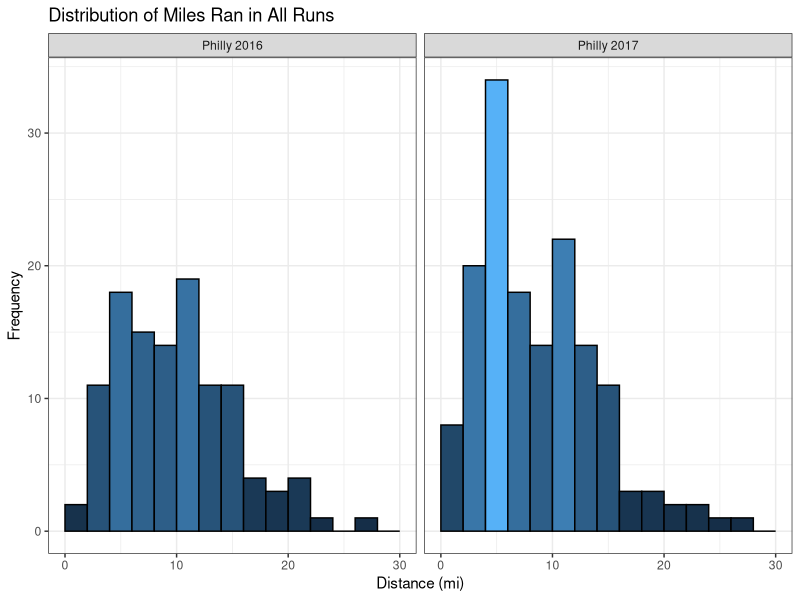
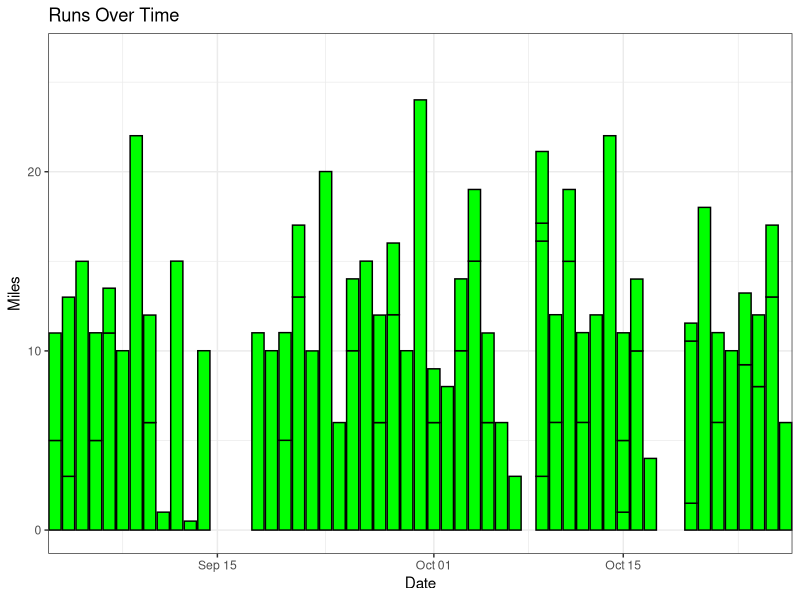
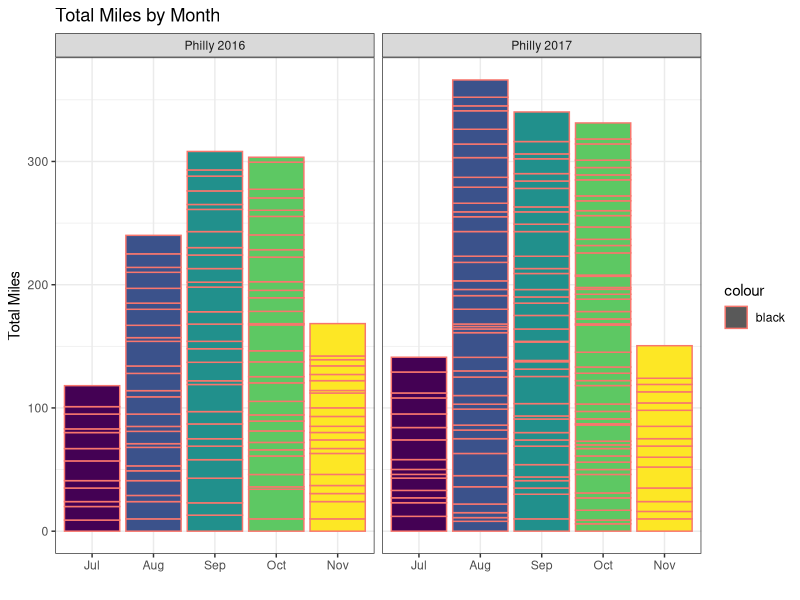
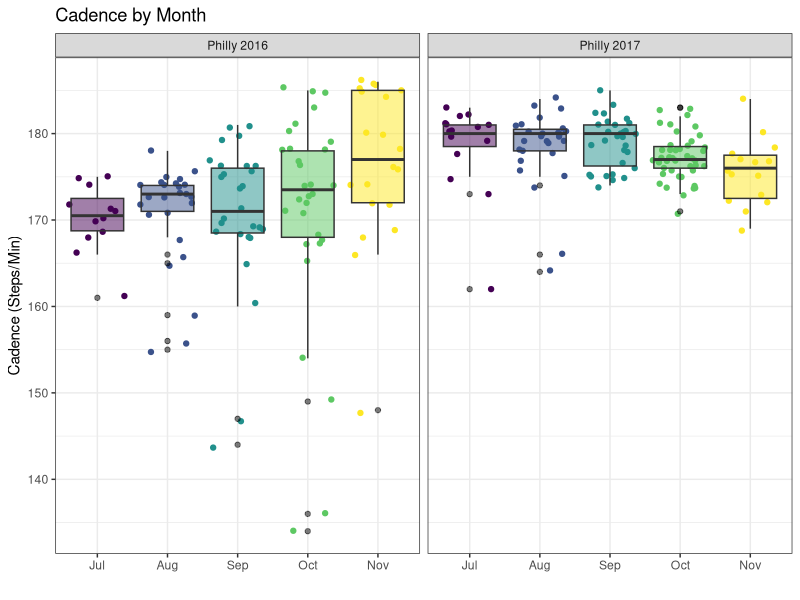
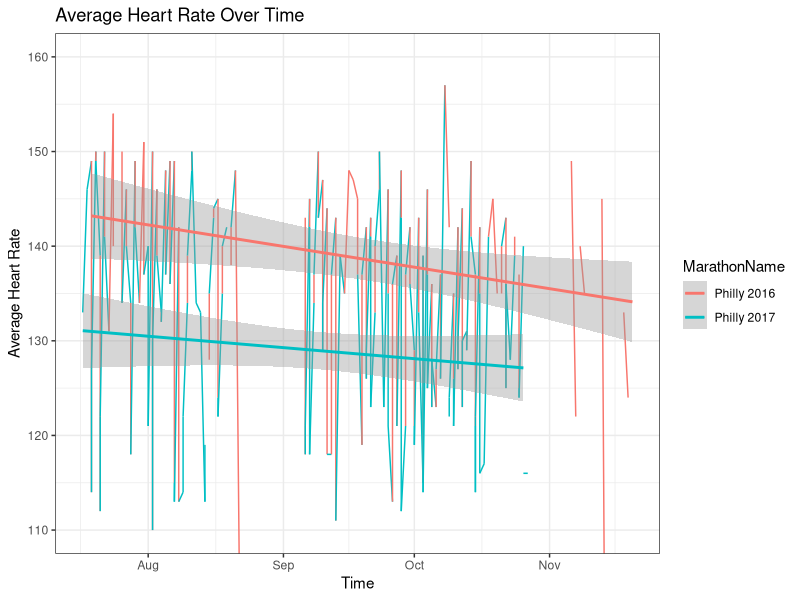
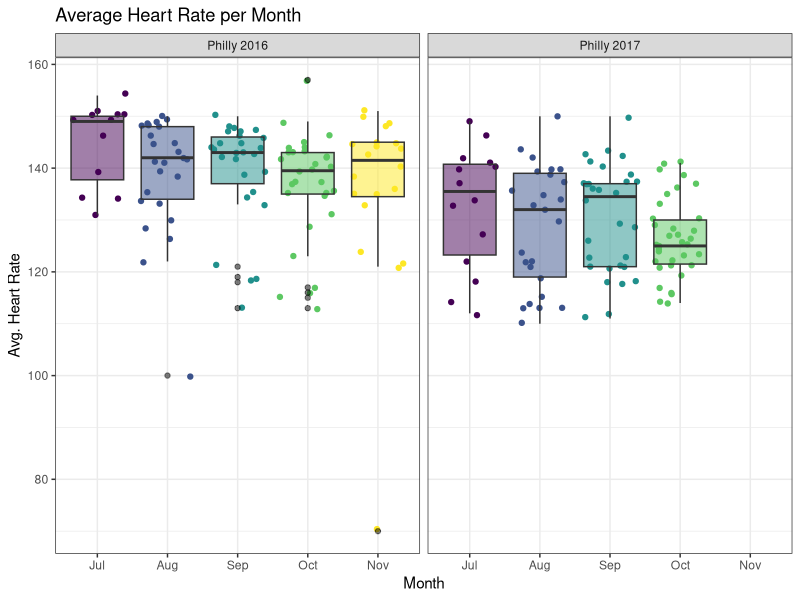
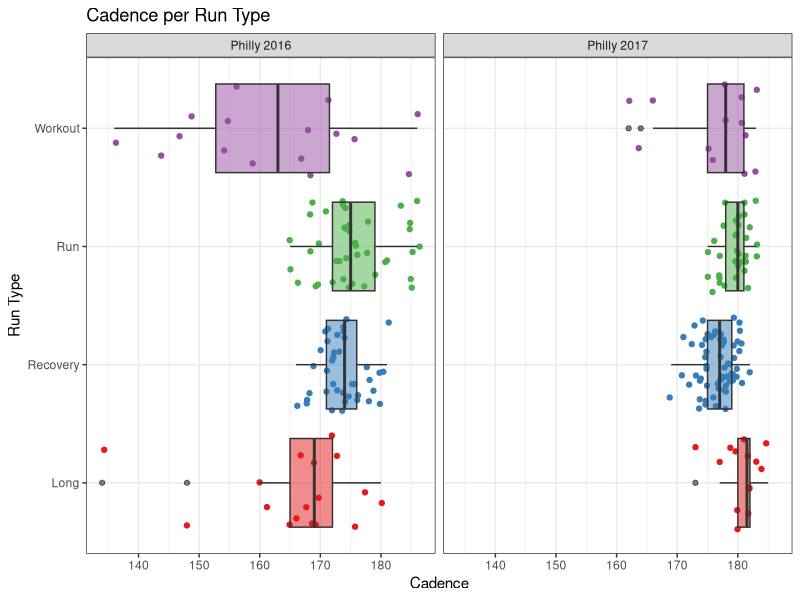
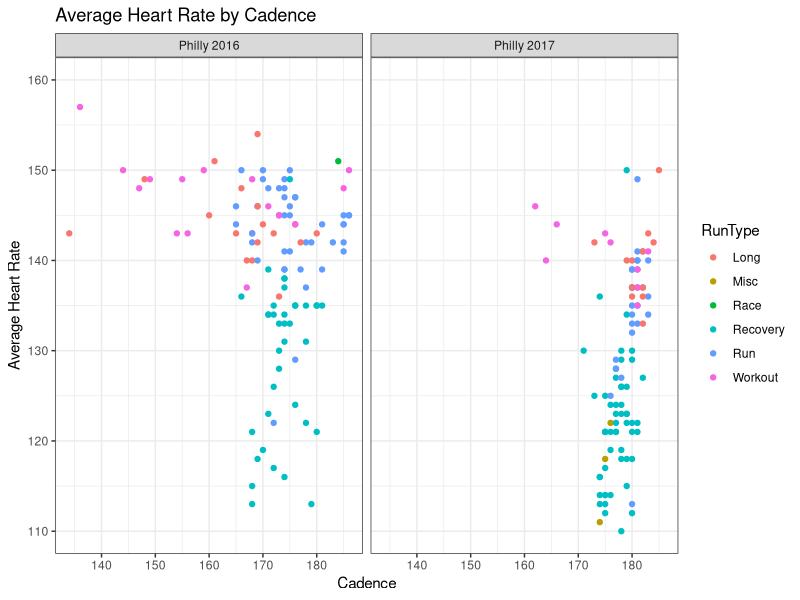

Write the R code that produced these figures, in order.
## ---- chunk 1
library(tidyverse) # data cleaning and manipulation
library(ggplot2) # plotting
library(lubridate) # dates
library(RColorBrewer) # plotting
library(magrittr) # pipe operations

## load in data files for both races
philly17 <- read.csv("../../Data/2017/cleanedMarathonTrainingData_philly17.csv", stringsAsFactors = F)
philly16 <- read.csv("../../Data/2016/cleanedMarathonTrainingData_philly16.csv", stringsAsFactors = F)

# random missing month value?
philly16[17,"Month"] <- "Aug"

## combine into 1 dataset and remove redundant row
philly <- rbind(philly16,philly17)
philly %<>% select(-X) %>%
  mutate(MarathonName = if_else(Marathon == "ph16","Philly 2016","Philly 2017"),
         # make POSIXct again
         Time = as.POSIXct(Time),
         Avg.Pace = as.POSIXct(Avg.Pace),
         Best.Pace = as.POSIXct(Best.Pace),
         Date = as.POSIXct(Date),
         StartTime = as.POSIXct(StartTime),
         # make Month an ordered factor
         Month = factor(Month, ordered = TRUE, 
                        levels = c("Jul","Aug","Sep","Oct","Nov")))

#glimpse(philly)
cat("Count of runs: ")
table(philly$MarathonName)
## ---- chunk 2
#distance histogram
ggplot(data = philly, aes(x = Distance)) + 
  geom_histogram(binwidth = 2, aes(fill = ..count..), colour = "black", boundary = 2) +
  theme_bw() + 
  scale_x_continuous(limits = c(0, 30)) +
  xlab("Distance (mi)") + 
  ylab("Frequency") + 
  ggtitle("Distribution of Miles Ran in All Runs") + 
  guides(fill = FALSE) +
  facet_grid(~ MarathonName)
## ---- chunk 3
cat("2017 Runs: ")
table(philly$RunCat[philly$Marathon=="ph17"])
cat("2016 Runs: ")
table(philly$RunCat[philly$Marathon=="ph16"])
## ---- chunk 4
philly %>%
  filter(RunCat == "Misc") %>%
  select(Name,Date,RunCat)
## ---- chunk 5
philly %>%
  filter(Marathon == "ph17") %>%
  ggplot(aes(Date, Distance)) + 
    geom_bar(stat="identity", fill = "green", colour = "black") +
    theme_bw() + 
    xlab("Date") + 
    ylab("Miles") + 
    ggtitle("Runs Over Time") +
    guides(fill = FALSE) +
    coord_cartesian(xlim = c(as.POSIXct("2017-09-05", format = "%Y-%m-%d"),
                             as.POSIXct("2017-10-25", format = "%Y-%m-%d")))
## ---- chunk 6
cat("2017 Runs: ")
philly %>% filter(Marathon == "ph17") %>%
  select(Distance) %>%
  summarize(mean = mean(Distance), median = median(Distance), StdDev = sd(Distance),
            Min = min(Distance), Max = max(Distance), Count = n())
cat("2016 Runs: ")
philly %>% filter(Marathon == "ph16") %>%
  select(Distance) %>%
  summarize(mean = mean(Distance), median = median(Distance), StdDev = sd(Distance),
            Min = min(Distance), Max = max(Distance), Count = n())
## ---- chunk 7
#miles by month bars
ggplot(philly, aes(Month, Distance, fill = Month)) + 
  geom_bar(stat="identity", aes(colour = "black")) +
  theme_bw() + 
  xlab("") + 
  ylab("Total Miles") + 
  guides(fill=FALSE) +
  ggtitle("Total Miles by Month") +
  facet_grid( ~ MarathonName)
## ---- chunk 8
#avg. cadence grouped by month
ggplot(data = philly, aes(Month, Avg.Cadence)) + 
  geom_jitter(aes(colour = Month)) +
  geom_boxplot(aes(fill = Month), outlier.colour = "black", alpha = 0.5) +
  theme_bw() + 
  xlab("") + 
  ylab("Cadence (Steps/Min)") + 
  theme(legend.position = "none") + 
  ggtitle("Cadence by Month") + 
  facet_grid(~ MarathonName)
## ---- chunk 9
philly %>%
  #filter(Marathon == "ph16") %>%
  ggplot(data = , aes(as.POSIXct(paste(month(Date),'/',day(Date), sep=""),format="%m/%d"), Avg.HR)) + 
    geom_line(aes(group=1, colour = MarathonName)) +
    geom_smooth(method = "lm", se = T, aes(colour = MarathonName)) + 
    theme(axis.text.x = element_blank()) +
    theme_bw() +
    xlab("Time") + 
    ylab("Average Heart Rate") + 
    ggtitle("Average Heart Rate Over Time") + 
    coord_cartesian(ylim = c(110, 160))
## ---- chunk 10
#avg. HR grouped by month
ggplot(data = philly, aes(Month, Avg.HR)) + 
  geom_jitter(aes(colour = Month)) +
  geom_boxplot(aes(fill = Month), outlier.colour = "black", alpha = 0.5) + 
  theme_bw() +
  theme(legend.position = "none") + 
  xlab("Month") + 
  ylab("Avg. Heart Rate") + 
  ggtitle("Average Heart Rate per Month") + facet_grid(~ MarathonName)
## ---- chunk 11
#avg. cadence grouped by month
philly %>%
  filter(RunType != "Race",
         RunType != "Misc") %>%
  ggplot(aes(RunType, Avg.Cadence)) + 
    geom_jitter(aes(colour = RunType)) +
    geom_boxplot(aes(fill = RunType), outlier.colour = "black", alpha = 0.5) +
    theme_bw() +
    theme(legend.position = "none") + 
    scale_colour_brewer(palette = "Set1") +
    scale_fill_brewer(palette = "Set1") +
    xlab("Run Type") + 
    ylab("Cadence") + 
    guides(fill=FALSE) +
    coord_flip() + 
    ggtitle("Cadence per Run Type") +
    facet_grid(~ MarathonName)
## ---- chunk 12
ggplot(data = philly, aes(Avg.Cadence, Avg.HR)) + 
  geom_point(aes(colour = RunType), na.rm = TRUE) +
  theme_bw() +
  xlab("Cadence") + 
  ylab("Average Heart Rate") + 
  scale_y_continuous(limits = c(110, 160)) +
  ggtitle("Average Heart Rate by Cadence") + 
  facet_grid(~ MarathonName)
## ---- chunk 13
#avg. cadence grouped by month
philly %>%
  filter(RunType != "Race",
         RunType != "Misc") %>%
  ggplot(aes(RunType, Avg.HR)) + 
    geom_jitter(aes(colour = RunType)) +
    geom_boxplot(aes(fill = RunType), outlier.colour = "black", alpha = 0.5) +
    theme_bw() +
    theme(legend.position = "none") + 
    xlab("Run Type") + 
    ylab("Avg Heart Rate") + 
    guides(fill=FALSE) +
    coord_flip() + 
    ggtitle("Average Heart Rate per Run Type") + 
    facet_grid(~ MarathonName)
## ---- chunk 14
philly %>%
  filter(Marathon == "ph17") %>%
  arrange(desc(Avg.HR)) %>%
  select("Name","Date","Distance","Avg.HR","Max.HR") %>%
  head(1)
  #philly[which.max(philly[philly$Marathon =="ph17",]$Avg.HR),] %>%
  #select("Name","Date","Distance","Avg.HR","Max.HR")
## ---- chunk 15
philly %>%
  filter(RunType != "Race",
         RunType != "Misc") %>%
  ggplot(aes(as.POSIXct(paste(month(Date),'/',day(Date), sep=""),format="%m/%d"),
                            Avg.Pace, colour = RunType)) + 
    geom_point() +
    geom_smooth(fill = NA) +  
    theme_bw() +
    theme(axis.text.x = element_blank(), axis.text.y = element_blank()) +
    xlab("Date") + 
    ylab("Average Pace (mile/minute)") + 
    ggtitle("Average Pace Over Time") + 
    labs(caption="") + 
    facet_grid(~ MarathonName)
## ---- chunk 16
philly %>%
  filter(Marathon == "ph17",
         RunType != "Race",
         RunType != "Misc") %>%
  ggplot(aes(Date, Avg.Pace, colour = RunType)) + 
    geom_point() +
    geom_smooth(fill = NA) +  
    theme_bw() +
    theme(legend.position = "none", axis.text.x = element_blank(), axis.text.y = element_blank()) +   
    xlab("Date") + 
    ylab("Average Pace (mile/minute)") + 
    ggtitle("Average Pace Over Time") + 
    labs(caption="") + 
    facet_grid(RunType ~ .)
## ---- chunk 17
table(philly$RunType)

philly %>%
  filter(RunType != "Race",
         RunType != "Misc") %>%
  ggplot(aes(RunType,(Avg.Cadence*((hour(Time)*60)+
                                     (minute(Time))+(second(Time)/60))))) + 
    geom_bar(aes(fill = RunType), stat = "identity") +
    theme_bw() + 
    xlab("Run Type") + 
    ylab("Steps") + 
    guides(fill=FALSE) +
    ggtitle("Total Steps Taken by Run Type") +
    facet_grid(~ MarathonName)
## ---- chunk 18
philly %>%
  filter(RunType != "Race",
         RunType != "Misc") %>%
  ggplot(aes(Elev.Gain, Avg.HR)) + 
    geom_point(aes(colour = RunType), na.rm = TRUE) +
    geom_smooth(fill = NA, na.rm = TRUE) +
    theme_bw() + 
    xlab("Elevation Gain (ft.)") + 
    ylab("Average Heart Rate (BPM)") +
    scale_y_continuous(limits = c(110, 160)) +
    ggtitle("Average Heart Rate by Elevation Gain") +
    facet_grid(~ MarathonName)
